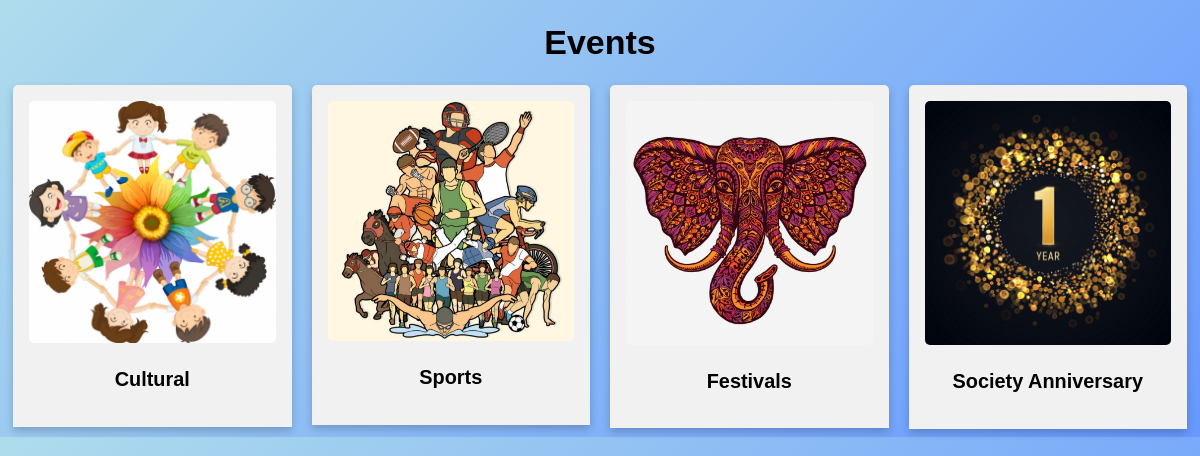
Screenshot of /Events.php with the database file from the repository.
### tables this page shows
CREATE TABLE `event` (
  `id` int(11) NOT NULL,
  `name` text NOT NULL,
  `image` text NOT NULL
);

### db.php (called while the page is built, shortened)
<?php
$base_url = "http://".$_SERVER['HTTP_HOST'];
$base_url .= str_replace(basename($_SERVER['SCRIPT_NAME']),"",$_SERVER['SCRIPT_NAME']);
?>

### Events.php (the view, shortened to what this page needs)
<?php
require("db.php");
$sql = "SELECT *  FROM event ORDER BY id ASC" ;
$data = array();
$result = $mysqli->query($sql);
if ($result->num_rows > 0) {
    while ($row = mysqli_fetch_assoc($result)){
        $data[] = $row;
    }
}
?>
<!DOCTYPE html>
<html lang="en">
<head>
</head>
<body>
    <h1 style="text-align: center;">Events</h1>
    <div class="row">
        <?php if($data){ ?>
            <?php $i = 1; foreach ($data as $key => $value) { ?>
                <div class="column">
                  <div class="card">
                    <img src="<?= $base_url ?>upload/<?= $value['image'] ?>" alt="Milkman" style="width:100%">
                    <h3><?= $value['name'] ?></h3>
                  </div>
                </div>
            <?php } ?>
        <?php } ?>
    </div>
</body>
</html>

### Events.php (style rules this page uses)
* { box-sizing: border-box; }
body { font-family: Arial, Helvetica, sans-serif; font-size: 17px; background: linear-gradient(135deg, #afdcec, #6698ff); }
.column { width: 25%; float: left; padding: 0 10px; }
.row { margin: 0 -5px; }
.row:after { display: table; content: ""; clear: both; }
.card { padding: 16px; box-shadow: 0 4px 8px 0 rgba(0, 0, 0, 0.2); background-color: #f1f1f1; text-align: center; }
.card { border-radius: 5px 5px 0 0; }
img { border-radius: 5px; }

### rows the page displays
event: image (picture), name "Cultural"
event: image (picture), name "Sports"
event: image (picture), name "Festivals"
event: image (picture), name "Society Anniversary"
